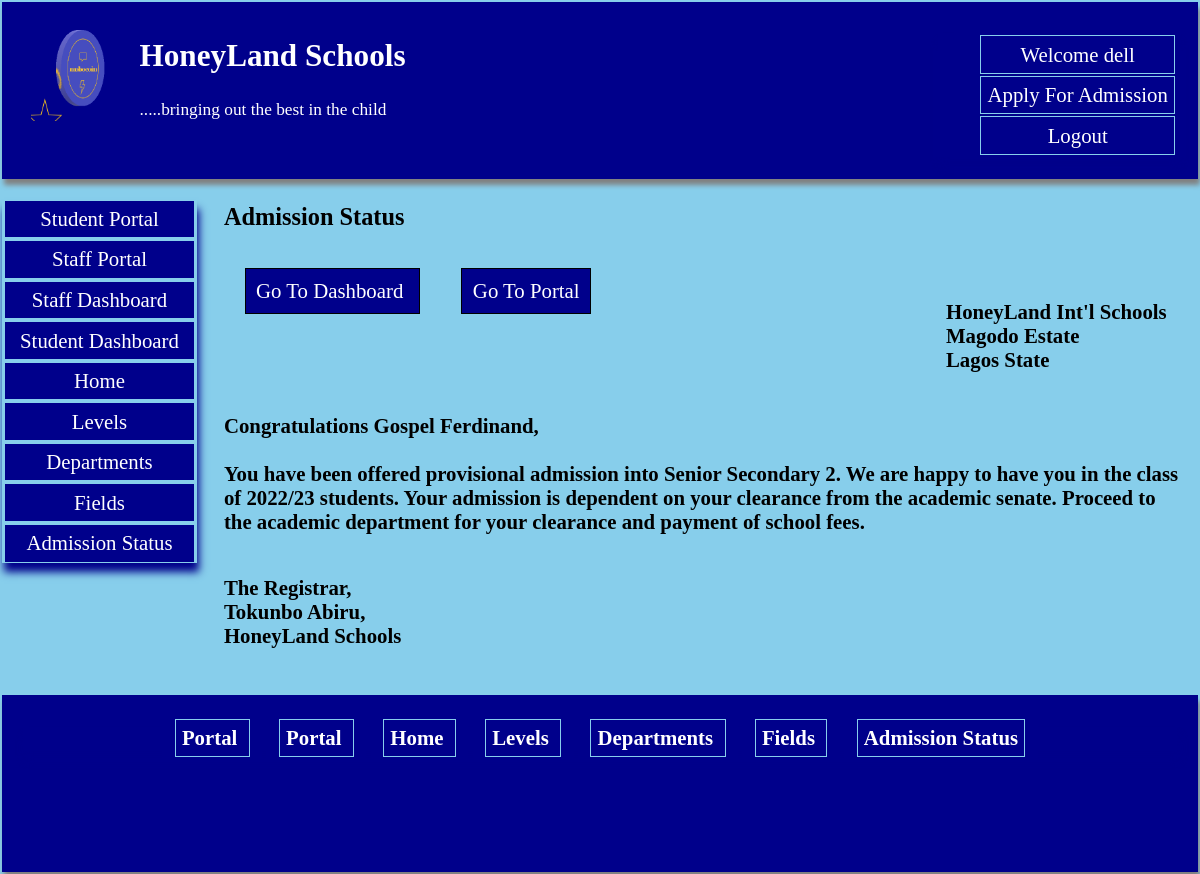
The app's page /portal/admissionstat/ (signed in) with its own data.
### profiles/models.py (models this page shows, shortened)
class CustomUser(AbstractUser):
    phone = models.IntegerField(null=True,  unique=True)
    country = models.CharField(max_length=200,  blank=True)
    state = models.CharField(max_length=200,  blank=True)
    is_student = models.BooleanField(default=0)
    is_teacher = models.BooleanField(default=0)
    mailing_address = models.CharField(max_length=200,  blank=True)

class Logo(models.Model):
    name = models.CharField(max_length=200, null=True)
    image = models.ImageField(upload_to='media/')

class Apply(models.Model):
    nickname = models.ForeignKey(CustomUser, on_delete=models.CASCADE, null=True)
    firstname = models.CharField(max_length=200, null=True, blank=True)
    middlename = models.CharField(max_length=200, null=True, blank=True)
    lastname = models.CharField(max_length=200, null=True, blank=True)
    email = models.EmailField(max_length=200, null=True, blank=True)
    phone = models.IntegerField(null=True, blank=True)
    gender = models.CharField(max_length=200, null=True, blank=True)
    birth_date = models.DateTimeField()
    nationality = models.CharField(max_length=200, null=True, blank=True)
    state = models.CharField(max_length=200, null=True, blank=True)
    address = models.CharField(max_length=200, null=True, blank=True)
    class_choice = models.ForeignKey(Level, on_delete=models.CASCADE)
    slug = models.SlugField(max_length=100, null=True)
    class Meta:
        ordering = ['firstname']
        verbose_name = 'Admission Application'
        verbose_name_plural = 'Admission Applications'

class Level(models.Model):
    class_name = models.CharField(max_length=200,  null=True)
    slug = models.SlugField(null=True)
    class Meta:
        ordering = ['class_name']
        verbose_name = 'Class'
        verbose_name_plural = 'Classes'
    def __str__(self):
        return self.class_name

### studentportal/views.py (the view)
# urls.py: path('portal/admissionstat/', views.AdmissionStat.as_view(), name= 'admissionstat'),
class AdmissionStat(LoginRequiredMixin, ListView):
    model = Apply
    template_name ='admissionstat.html'
    context_object_name ='applicantlist'
    def get_context_data(self,  **kwargs):
        context = super().get_context_data(**kwargs)
        context['applicants'] = context['applicantlist'].filter(nickname=self.request.user)
        context['logo'] = Logo.objects.all()
        return context

### studentportal/templates/admissionstat.html
{% extends 'baseportal.html' %}
{% block content   %}
<div style='color: black;'>
<h3> Admission Status </h3>
{% if applicants %}
 {% if request.user.is_student or request.user.is_superuser  %}
    <br>
<a style='margin: 1em; border: 1px solid black; padding: 0.5em; background: darkblue; color: white' href ='{% url "studentdashboardlink" %}'>  Go To Dashboard </a>
    <a  style='margin: 1em; border: 1px solid black; padding: 0.5em; background: darkblue; color: white' href ='{% url "portal" %}'>  Go To Portal </a>
    {% for status in applicants  %}
    <p style='margin-right: 1em; float: right;'><b>HoneyLand Int'l Schools<br> Magodo Estate<br>Lagos State</p>
<p style='float: left;'>Congratulations {{request.user.first_name}}  {{request.user.last_name}}, <br>
    <br>
    You have been offered provisional admission into {{status.class_choice}}. We are happy to have you in the class of 2022/23 students. Your admission is dependent on your clearance from the academic senate. Proceed to the academic department for your clearance and payment of school fees. </b></p>
    <p style='margin-right: 1em; float: left;'><b>The Registrar,<br>  Tokunbo Abiru,<br>HoneyLand Schools</p>
{% endfor %}
{% elif not request.user.is_student  %}
<p><b> Sorry {{request.user.first_name}} {{request.user.last_name}}, You are not admitted yet. Keep up the faith friend!</b></p>
{% endif %}
{% elif not applicants and request.user.is_student %}
<p><b> You have no admisssion application with us. This means you are either a "special slot" student or bridged the website admission system.
    If the former, apply for admission <a href='{% url "apply" %}'>Here </a>.</b></p>
{% elif not applicant and request.user.is_teacher%}
<p style='color: red; font-size: 1em; text-align: center;padding: 3em;'> <b> Back off! You are not permitted to be here!! </b></p>
{% endif %}
</div>
{% endblock %}

### studentportal/templates/baseportal.html (shortened to what this page needs)
<head>
</head>
<body style ='margin: 0em; padding: 0.1em; font-size: 1.3em;  background: skyblue;'   >
    <header style= 'box-shadow: 2px 6px 5px grey;margin: 0em; padding-left: 1em; padding-right: 1em; padding-top: 0.5em; height: 8em;
    background: darkblue; color: white;'>
    {% if   request.user.is_superuser or  request.user.is_authenticated %}
    <ul class='nav' style='float: right; list-style-type: none;' >
   <li> <a  style ='color: white; ' href = "#"> Welcome {{user}} </a></li>
   <li><a  style ='color: white; ' href ='{% url "apply" %}'> Apply For Admission </a></li>
    <li><a  style ='color: white; ' href ='{% url "portallogout" %}'> Logout </a></li>
    </ul>
    {% endif %}
    {% for log in logo  %}
    <img style="backgrond: skyblue; float: left; margin: 0.4em; width: 100px; height: 100px;" src ="{{log.image.url}}"  >
{% endfor %}
<h2 style='text-align: left'><a style='color: white;' href='{% url "home" %}'>HoneyLand Schools</a></h2>
<p style='text-align: left'> <small> .....bringing out the best in the child </small></p>
    </header>
<div class ='cover'>
<nav >
    <ul class ='nav' style =' padding:0;  list-style-type: none;'>
        {% if request.user.is_student or request.user.is_superuser %}
        <li><a href ='{% url "portal" %}'> Student Portal </a></li>
        {% endif %}
        {% if request.user.is_teacher or request.user.is_superuser %}
        <li><a href ='{% url "portal" %}'> Staff Portal </a></li>
        {% endif %}
        {% if request.user.is_teacher or request.user.is_superuser %}
        <li><a href ='{% url "staffdashboard" %}'> Staff Dashboard </a></li>
        {% endif %}
{% if request.user.is_student or request.user.is_superuser %}
        <li><a href ='{% url "studentdashboardlink" %}'> Student Dashboard </a></li>
        {% endif %}
        <li><a href ='{% url "home" %}'> Home </a></li>
        <li> <a href ='{% url "levels" %}'> Levels </a> </li>
        <li> <a href ='{% url "departments" %}'> Departments </a> </li>
        <li><a href ='{% url "fields" %}'> Fields </a></li>
        <li><a  style ='color: white; ' href ='{% url "admissionstat" %}'> Admission Status </a></li>
    </nav>
<section style='padding-right: 0.5em'>
{% block content %}
{% endblock %}
</section>
</div>
<footer style= 'box-shadow: 2px 6px 5px grey;margin: 0em; padding-left: 1em; padding-right: 1em; padding-top: 0.5em; height: 8em;
    background: darkblue; color: white;'>
    <nav>
        <ul class ='navfooter' style =' padding:0;  list-style-type: none;'>
            {% if request.user.is_student or request.user.is_superuser  %}
            <li><a href ='{% url "studentdashboardlink" %}'>  Portal </a></li>
            {% endif %}
    {% if request.user.is_teacher or request.user.is_superuser%}
            <li><a href ='{% url "staffdashboard" %}'>  Portal </a></li>
            {% endif %}
            <li><a href ='{% url "home" %}'> Home </a></li>
            <li> <a href ='{% url "levels" %}'> Levels </a> </li>
            <li> <a href ='{% url "departments" %}'> Departments </a> </li>
            <li><a href ='{% url "fields" %}'> Fields </a></li>
            <li><a  style ='color: white; ' href ='{% url "admissionstat" %}'> Admission Status </a></li>
    </nav>
</footer>
</body>

### studentportal/templates/baseportal.html (style rules this page uses)
a { text-decoration: none; }
.cover { display: grid; grid-template-columns: 2fr 10fr; grid-gap: 1.3em; }
.nav { box-shadow: 2px 9px 8px darkblue; }
.nav li { color: white; background: darkblue; margin: 0.1em; text-align: center; border: 1px solid skyblue; }
.nav li a { padding: 0.3em; display: block; color: white; }
.navfooter { text-align: center; box-shadow: 2px 9px 8px darkblue; }
.navfooter li { color: white; padding: 0.6em; display: inline; background: darkblue; margin: 0.1em; text-align: center; }
.navfooter li a { padding: 0.3em; color: white; border: 1px solid skyblue; }

### records on screen
CustomUser: username "dell", user.first_name "Gospel", user.last_name "Ferdinand"
Logo: image (picture)
Apply: class_choice "Senior Secondary 2"
